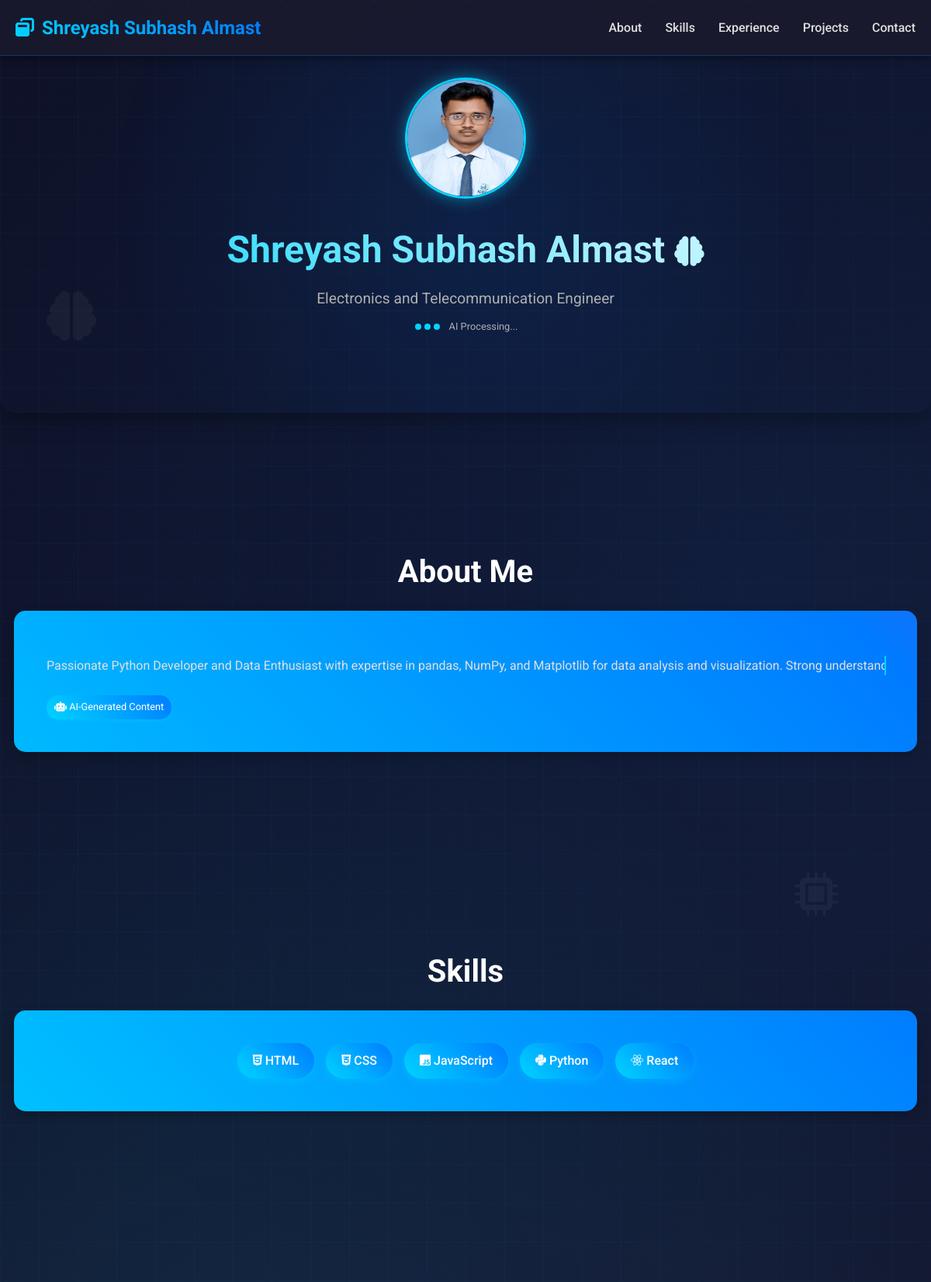
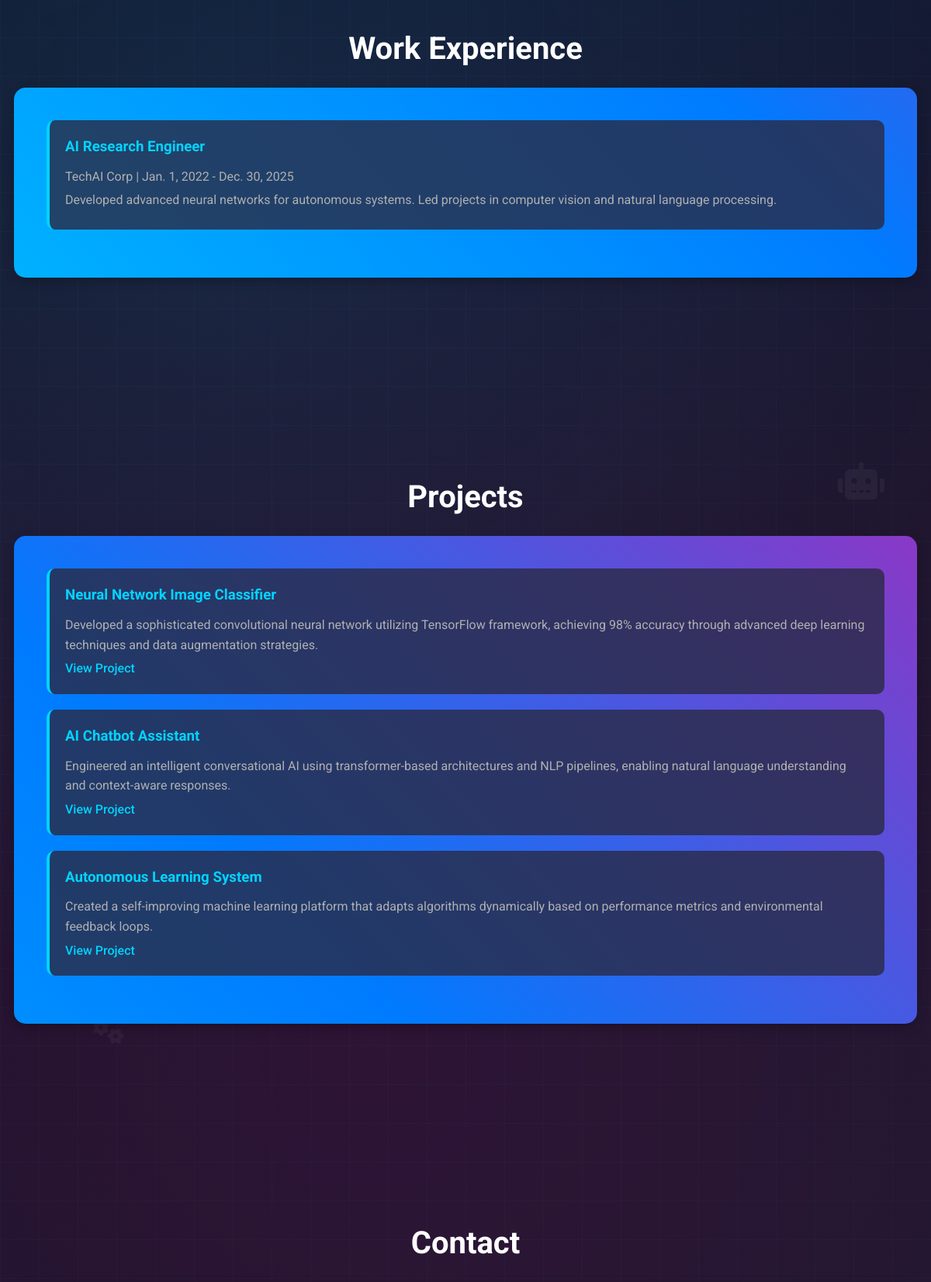
The page / (upper part) on the database its author committed (2 pictures, top to bottom).
### resume/models.py (models this page shows, shortened)
class Profile(models.Model):
    name = models.CharField(max_length=100)
    title = models.CharField(max_length=100)
    bio = models.TextField()
    email = models.EmailField()
    linkedin = models.URLField(blank=True)
    github = models.URLField(blank=True)
    profile_image = models.ImageField(upload_to='images/', blank=True)

class Experience(models.Model):
    job_title = models.CharField(max_length=100)
    company = models.CharField(max_length=100)
    start_date = models.DateField()
    end_date = models.DateField(blank=True, null=True)
    description = models.TextField()

class Project(models.Model):
    title = models.CharField(max_length=100)
    description = models.TextField()
    url = models.URLField(blank=True)
    image = models.ImageField(upload_to='images/', blank=True)

### resume/views.py (the view)
# urls.py: 2. Add a URL to urlpatterns:  path('', views.home, name='home')
def home(request):
    profile = Profile.objects.first()  # Assuming one profile
    skills = Skill.objects.all()
    experiences = Experience.objects.all().order_by('-start_date')
    projects = Project.objects.all()
    return render(request, 'resume/home.html', {
        'profile': profile,
        'skills': skills,
        'experiences': experiences,
        'projects': projects,
    })

### resume/templates/resume/home.html (shortened to what this page needs)
<!DOCTYPE html>
{% load static %}
<html lang="en">
<head>
    <link rel="stylesheet" href="https://cdnjs.cloudflare.com/ajax/libs/font-awesome/6.0.0/css/all.min.css">
</head>
<body>
    <i class="fas fa-brain" style="position: fixed; top: 10%; left: 5%; opacity: 0.05; font-size: 4em; z-index: -1;"></i>
    <i class="fas fa-robot" style="position: fixed; top: 60%; right: 5%; opacity: 0.05; font-size: 3em; z-index: -1;"></i>
    <i class="fas fa-cogs" style="position: fixed; bottom: 20%; left: 10%; opacity: 0.05; font-size: 2em; z-index: -1;"></i>
    <i class="fas fa-microchip" style="position: fixed; top: 30%; right: 10%; opacity: 0.05; font-size: 3.5em; z-index: -1;"></i>
    <header>
        <nav>
            <h1>{% if profile %}{{ profile.name }}{% else %}AI Portfolio{% endif %}</h1>
            <ul>
                <li><a href="#about">About</a></li>
                <li><a href="#skills">Skills</a></li>
                <li><a href="#experience">Experience</a></li>
                <li><a href="#projects">Projects</a></li>
                <li><a href="#contact">Contact</a></li>
            </ul>
        </nav>
    </header>
    <section id="hero">
        {% if profile and profile.profile_image %}
            <img src="{{ profile.profile_image.url }}" alt="Profile Picture">
        {% else %}
            <img src="{% static 'resume/images/AI.jpeg' %}" alt="Profile Picture">
        {% endif %}
            <h1>{% if profile %}{{ profile.name }}{% else %}AI Portfolio{% endif %} <i class="fas fa-brain" style="font-size: 0.8em; color: #00d4ff;"></i></h1>
        <p>{% if profile %}{{ profile.title }}{% else %}AI & Machine Learning Engineer{% endif %}</p>
        <div class="ai-processing">
            <span></span>
            <span></span>
            <span></span>
            <span>AI Processing...</span>
        </div>
    </section>
    <section id="about">
        <h2 class="ai-text">About Me</h2>
        <div class="section-content glow-border">
            <p class="ai-typing">{% if profile %}{{ profile.bio }}{% endif %}</p>
            <div class="ai-badge">
                <i class="fas fa-robot"></i> AI-Generated Content
            </div>
        </div>
    </section>
    <section id="skills">
        <h2 class="ai-text">Skills</h2>
        <div class="section-content glow-border">
            <div class="skill-list">
                {% for skill in skills %}
                    <span class="skill">
                        {% if skill.name == 'Machine Learning' %}<i class="fas fa-brain"></i>{% endif %}
                        {% if skill.name == 'Deep Learning' %}<i class="fas fa-network-wired"></i>{% endif %}
                        {% if skill.name == 'Python' %}<i class="fab fa-python"></i>{% endif %}
                        {% if skill.name == 'TensorFlow' %}<i class="fas fa-cubes"></i>{% endif %}
                        {% if skill.name == 'PyTorch' %}<i class="fas fa-fire"></i>{% endif %}
                        {% if skill.name == 'NLP' %}<i class="fas fa-comments"></i>{% endif %}
                        {% if skill.name == 'Computer Vision' %}<i class="fas fa-eye"></i>{% endif %}
                        {% if skill.name == 'JavaScript' %}<i class="fab fa-js-square"></i>{% endif %}
                        {% if skill.name == 'HTML/CSS' %}<i class="fab fa-html5"></i>{% endif %}
                        {% if skill.name == 'React' %}<i class="fab fa-react"></i>{% endif %}
                        {% if skill.name == 'Django' %}<i class="fas fa-cogs"></i>{% endif %}
                        {{ skill.name }} ({{ skill.level }})
                    </span>
                {% empty %}
                    <span class="skill"><i class="fab fa-html5"></i> HTML</span>
                    <span class="skill"><i class="fab fa-css3-alt"></i> CSS</span>
                    <span class="skill"><i class="fab fa-js-square"></i> JavaScript</span>
                    <span class="skill"><i class="fab fa-python"></i> Python</span>
                    <span class="skill"><i class="fab fa-react"></i> React</span>
                {% endfor %}
            </div>
        </div>
    </section>
    <section id="experience">
        <h2 class="ai-text">Work Experience</h2>
        <div class="section-content glow-border">
            {% for exp in experiences %}
                <div class="experience-item">
                    <h3>{{ exp.job_title }}</h3>
                    <p>{{ exp.company }} | {{ exp.start_date }}{% if exp.end_date %} - {{ exp.end_date }}{% endif %}</p>
                    <p>{{ exp.description }}</p>
                </div>
            {% empty %}
                <div class="experience-item">
                    <h3>Job Title</h3>
                    <p>Company Name | Dates</p>
                    <p>Description of your role and achievements.</p>
                </div>
            {% endfor %}
        </div>
    </section>
    <section id="projects">
        <h2 class="ai-text">Projects</h2>
        <div class="section-content glow-border">
            {% for proj in projects %}
                <div class="project-item">
                    <h3>{{ proj.title }}</h3>
                    <p>{{ proj.description }}</p>
                    {% if proj.url %}<a href="{{ proj.url }}">View Project</a>{% endif %}
                </div>
            {% empty %}
                <div class="project-item">
                    <h3>Project Name</h3>
                    <p>Description of the project.</p>
                    <a href="#">View Project</a>
                </div>
            {% endfor %}
        </div>
    </section>
    <section id="contact">
        <h2 class="ai-text">Contact</h2>
    </section>
</body>
</html>

### rows shown on the page
Profile: name "Shreyash Subhash Almast", profile_image (picture), title "Electronics and Telecommunication Engineer", bio "Passionate Python Developer and Data Enthusiast with expertise in pandas, NumPy, and Matplotlib for data analysis and visualization. Strong…"
Experience: job_title "AI Research Engineer", company "TechAI Corp", start_date "Jan. 1, 2022", end_date "Dec. 30, 2025", description "Developed advanced neural networks for autonomous systems. Led projects in computer vision and natural language processing."
Project: title "Neural Network Image Classifier", description "Developed a sophisticated convolutional neural network utilizing TensorFlow framework, achieving 98% accuracy through advanced deep learning techniques and data augmentation strategies."
Project: title "AI Chatbot Assistant", description "Engineered an intelligent conversational AI using transformer-based architectures and NLP pipelines, enabling natural language understanding and context-aware responses."
Project: title "Autonomous Learning System", description "Created a self-improving machine learning platform that adapts algorithms dynamically based on performance metrics and environmental feedback loops."
